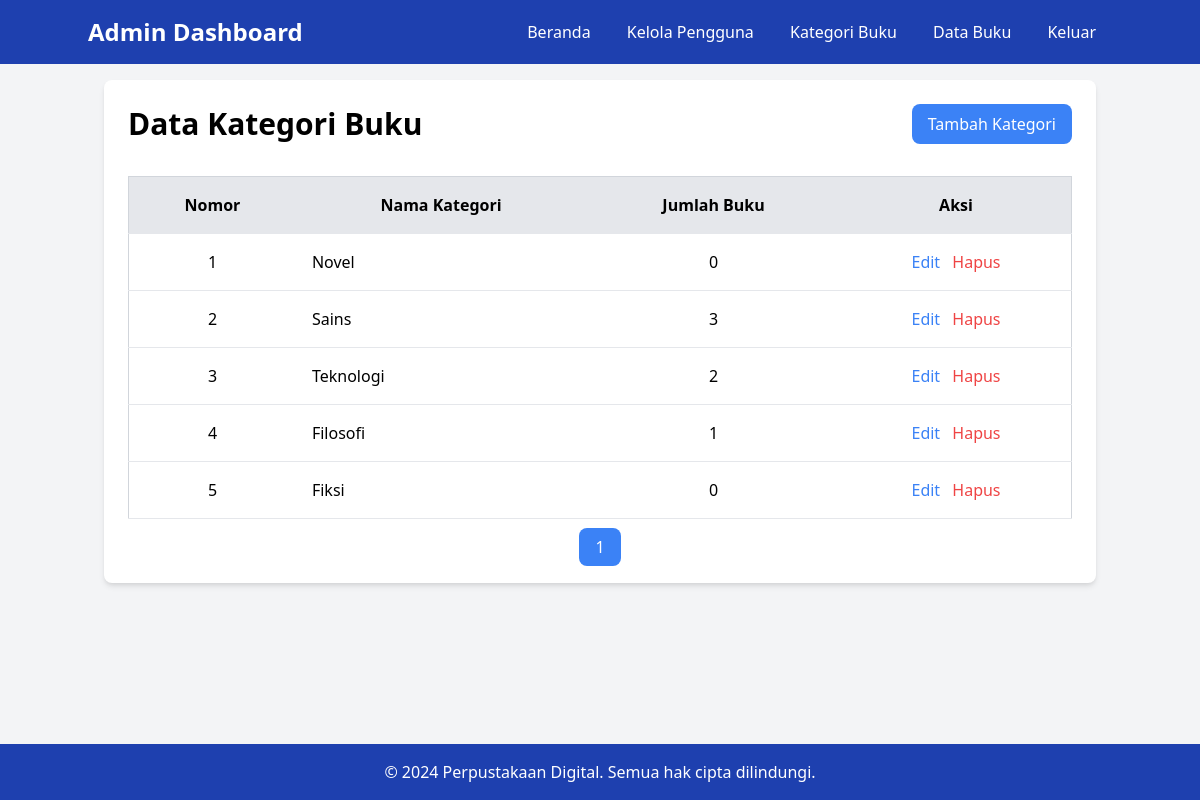
/kategori_buku.php (signed in), run on the app's committed database.
### tables this page shows
CREATE TABLE `categories` (
  `id` int(11) NOT NULL,
  `category_name` varchar(100) NOT NULL,
  `created_at` timestamp NOT NULL DEFAULT current_timestamp(),
  `updated_at` timestamp NOT NULL DEFAULT current_timestamp() ON UPDATE current_timestamp()
);

### public/kategori_buku.php (the view, shortened to what this page needs)
<?php
require '../includes/db.php';
require 'pagination.php';
$itemsPerPage = 10;
$page = isset($_GET['page']) ? (int)$_GET['page'] : 1;
$offset = ($page - 1) * $itemsPerPage;
$query = $pdo->prepare("
    SELECT categories.id, categories.category_name, COUNT(books.id) as book_count
    FROM categories
    LEFT JOIN books ON categories.id = books.category_id
    GROUP BY categories.id
    ORDER BY categories.id ASC
    LIMIT :limit OFFSET :offset
");
$query->bindParam(':limit', $itemsPerPage, PDO::PARAM_INT);
$query->bindParam(':offset', $offset, PDO::PARAM_INT);
$query->execute();
$categories = $query->fetchAll(PDO::FETCH_ASSOC);
$countQuery = $pdo->query("SELECT COUNT(*) as total FROM categories");
$totalCategories = $countQuery->fetch(PDO::FETCH_ASSOC)['total'];
$totalPages = ceil($totalCategories / $itemsPerPage);
require 'header_admin.php';
?>
<div class="flex justify-between items-center mb-4">
    <h1 class="text-3xl font-bold">Data Kategori Buku</h1>
    <a href="create_category.php" class="bg-blue-500 text-white py-2 px-4 rounded-lg hover:bg-blue-600">Tambah Kategori</a>
</div>
<div class="mt-8">
    <table class="w-full bg-white border border-gray-300 rounded-lg">
        <thead>
            <tr class="bg-gray-200">
                <th class="p-4 border-b">Nomor</th>
                <th class="p-4 border-b">Nama Kategori</th>
                <th class="p-4 border-b">Jumlah Buku</th>
                <th class="p-4 border-b">Aksi</th>
            </tr>
        </thead>
        <tbody>
            <?php $nomor = $offset + 1; ?>
            <?php foreach ($categories as $category): ?>
                <tr>
                    <td class="p-4 border-b text-center"><?php echo $nomor++; ?></td>
                    <td class="p-4 border-b"><?php echo htmlspecialchars($category['category_name']); ?></td>
                    <td class="p-4 border-b text-center"><?php echo htmlspecialchars($category['book_count']); ?></td>
                    <td class="p-4 border-b text-center">
                        <a href="edit_category.php?id=<?php echo $category['id']; ?>" class="text-blue-500 hover:underline">Edit</a>
                        <a href="delete_category.php?id=<?php echo $category['id']; ?>" class="text-red-500 hover:underline ml-2" onclick="return confirm('Apakah Anda yakin ingin menghapus kategori ini?');">Hapus</a>
                    </td>
                </tr>
            <?php endforeach; ?>
        </tbody>
    </table>
    <?php echo getPaginationControls($page, $totalPages); ?>
</div>
<?php
require 'footer.php';
?>

### data on the page
categories: category_name "Novel", book_count "0"
categories: category_name "Sains", book_count "3"
categories: category_name "Teknologi", book_count "2"
categories: category_name "Filosofi", book_count "1"
categories: category_name "Fiksi", book_count "0"
